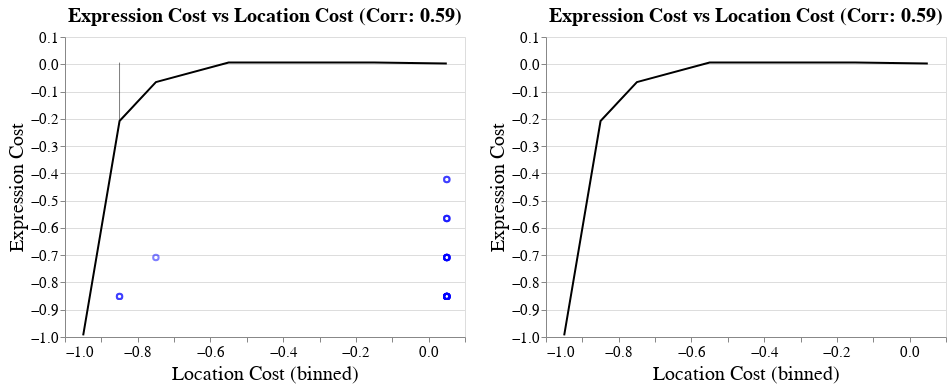

The code cell stored with this chart in its notebook:
### Code cell
# calculate cost matrices for OT
n_neighbors = 2
cost_exp, cost_locs = novosparc.rc.setup_for_OT_reconstruction(df_dge_chosen.values, 
                                                               locations,
                                                               num_neighbors_source = n_neighbors,
                                                               num_neighbors_target = n_neighbors)
idx = np.tril_indices_from(cost_locs, k=1)
df_costs = pd.DataFrame({'Location Cost': cost_locs[idx],
                        'Expression Cost': cost_exp[idx]})

tit = 'Expression Cost vs Location Cost (Corr: %.02f)' % np.corrcoef(cost_locs[idx], cost_exp[idx])[0,1]
base = alt.Chart(alt.sample(df_costs, n=max_pts), title=tit)

bin_x = alt.X('Location Cost', bin=True)

band = base.mark_errorband(extent="iqr").encode(x=bin_x, y='Expression Cost', color=alt.value('blue'), opacity=alt.value(0.5))
box = base.mark_boxplot().encode(x=bin_x, y='Expression Cost', color=alt.value('blue'), opacity=alt.value(0.5))
means = base.mark_line().encode(x=bin_x, y='mean(Expression Cost)', color=alt.value('black'))

to_paper(box + means | band + means)

### Figure 1 — Vega-Lite specification as saved in the notebook (floating-point values rounded to 4 significant figures; data arrays with more than 128 entries replaced by an {"elided": "..."} marker saying what was removed)
{"config": {"view": {"continuousWidth": 400, "continuousHeight": 300}, "axis": {"labelFontSize": 15, "titleFontSize": 20, "titleFontWeight": "normal"}, "legend": {"labelFontSize": 15, "titleFontSize": 15}, "title": {"fontSize": 20}}, "hconcat": [{"layer": [{"mark": "boxplot", "encoding": {"color": {"value": "blue"}, "opacity": {"value": 0.5}, "x": {"type": "quantitative", "bin": true, "field": "Location Cost"}, "y": {"type": "quantitative", "field": "Expression Cost"}}, "title": "Expression Cost vs Location Cost (Corr: 0.59)"}, {"mark": "line", "encoding": {"color": {"value": "black"}, "x": {"type": "quantitative", "bin": true, "field": "Location Cost"}, "y": {"type": "quantitative", "aggregate": "mean", "field": "Expression Cost"}}, "title": "Expression Cost vs Location Cost (Corr: 0.59)"}]}, {"layer": [{"mark": {"type": "errorband", "extent": "iqr"}, "encoding": {"color": {"value": "blue"}, "opacity": {"value": 0.5}, "x": {"type": "quantitative", "bin": true, "field": "Location Cost"}, "y": {"type": "quantitative", "field": "Expression Cost"}}, "title": "Expression Cost vs Location Cost (Corr: 0.59)"}, {"mark": "line", "encoding": {"color": {"value": "black"}, "x": {"type": "quantitative", "bin": true, "field": "Location Cost"}, "y": {"type": "quantitative", "aggregate": "mean", "field": "Expression Cost"}}, "title": "Expression Cost vs Location Cost (Corr: 0.59)"}]}], "data": {"name": "data-bbe8ba533805da853afec07054720abb"}, "$schema": "https://vega.github.io/schema/vega-lite/v4.8.1.json", "datasets": {"data-bbe8ba533805da853afec07054720abb": {"elided": "5000 records"}}}
